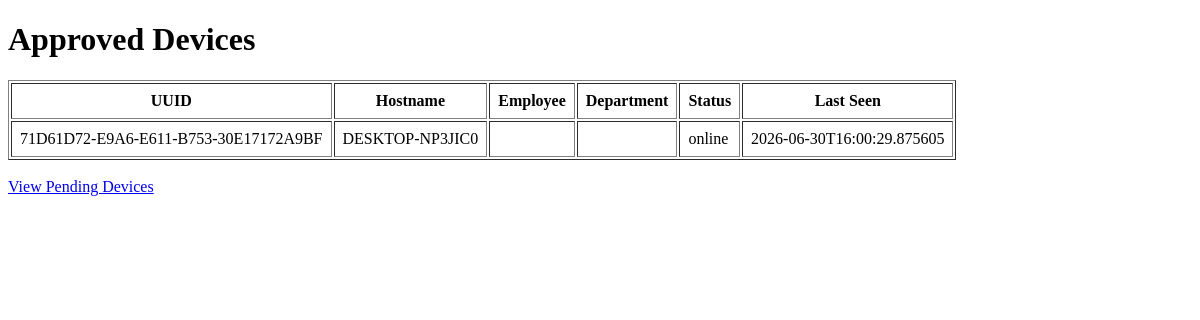
/devices, run on an earlier commit of the app's database.
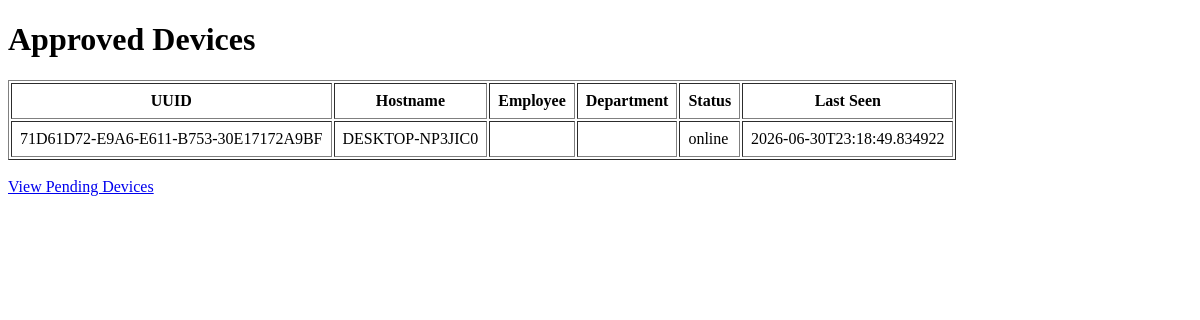
And on a later commit of the database.
### tables this page shows
CREATE TABLE devices (
            uuid TEXT PRIMARY KEY,
            serial_number TEXT,
            hostname TEXT,
            os_version TEXT,
            mac_address TEXT,
            employee TEXT,
            department TEXT,
            status TEXT,
            last_seen TEXT
        );

### server.py (the view)
@app.route("/devices")
def devices():
    conn = sqlite3.connect(DB_NAME)
    cursor = conn.cursor()
    cursor.execute("SELECT * FROM devices")
    all_devices = cursor.fetchall()
    conn.close()
    return render_template("devices.html", devices=all_devices)

### templates/devices.html (shortened to what this page needs)
<!DOCTYPE html>
<html>
<head>
</head>
<body>
    <h1>Approved Devices</h1>
    <table border="1" cellpadding="8">
        <tr>
            <th>UUID</th>
            <th>Hostname</th>
            <th>Employee</th>
            <th>Department</th>
            <th>Status</th>
            <th>Last Seen</th>
        </tr>
        {% for device in devices %}
        <tr>
            <td>{{ device[0] }}</td>
            <td>{{ device[2] }}</td>
            <td>{{ device[5] }}</td>
            <td>{{ device[6] }}</td>
            <td>{{ device[7] }}</td>
            <td>{{ device[8] }}</td>
        </tr>
        {% endfor %}
    </table>
    <br>
    <a href="/pending">View Pending Devices</a>
</body>
</html>

What changed in the data, as far as the page shows it:
changed devices "71D61D72-E9A6-E611-B753-30E17172A9BF": last_seen "2026-06-30T16:00:29.875605" → "2026-06-30T23:18:49.834922"
